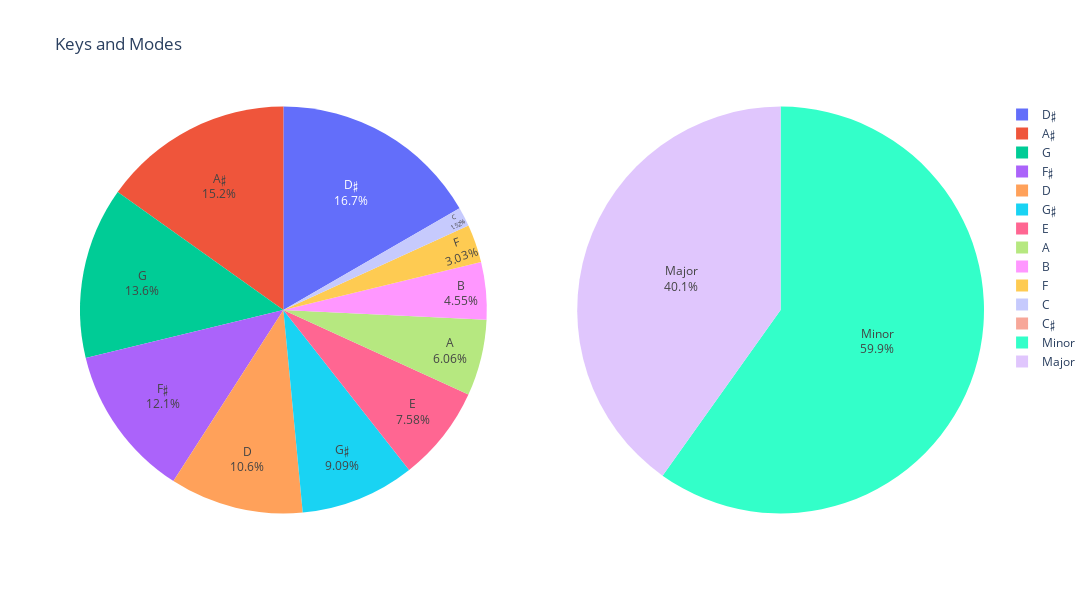

The code cell stored with this chart in its notebook:
### Markdown cell above
### Keys and mode

### Code cell
import plotly.graph_objects as pgo
from plotly.subplots import make_subplots

# Assuming 'data' is your original DataFrame with the 'key' and 'mode' columns
key_mapping = {0: "C", 1: "C♯", 2: "D", 3: "D♯", 4: "E", 5: "F", 6: "F♯", 7: "G", 8: "G♯", 9: "A", 10: "A♯", 11: "B"}
key_counts_df = pd.DataFrame(data["key"].value_counts().reset_index())
key_counts_df['key_names'] = key_counts_df.index.to_series().map(key_mapping)

key_labels = key_counts_df['key_names'].values
key_values = key_counts_df['key'].values

mode_mapping = {0: "Minor", 1: "Major"}
mode_counts_df = pd.DataFrame(data["mode"].value_counts().reset_index())
mode_counts_df['mode_names'] = mode_counts_df.index.to_series().map(mode_mapping)

mode_labels = mode_counts_df['mode_names'].values
mode_values = mode_counts_df['count'].values

fig = make_subplots(rows=1, cols=2, specs=[[{"type": "pie"}, {"type": "pie"}]])

fig.add_trace(
    pgo.Pie(labels=key_labels, values=key_values), row=1, col=1)

fig.add_trace(
    pgo.Pie(labels=mode_labels, values=mode_values), row=1, col=2)

fig.update_traces(textposition='inside', textinfo='percent+label')

fig.update_layout(height=600, width=1200, title_text="Keys and Modes")
fig.show()

### Figure 1 — Plotly figure (JSON) as saved in the notebook; plotly's stock layout.template omitted (floating-point values rounded to 4 significant figures)
{"data": [{"domain": {"x": [0, 0.45], "y": [0, 1]}, "labels": ["C", "C♯", "D", "D♯", "E", "F", "F♯", "G", "G♯", "A", "A♯", "B"], "textinfo": "percent+label", "textposition": "inside", "type": "pie", "values": [1, 0, 7, 11, 5, 2, 8, 9, 6, 4, 10, 3]}, {"domain": {"x": [0.55, 1], "y": [0, 1]}, "labels": ["Minor", "Major"], "textinfo": "percent+label", "textposition": "inside", "type": "pie", "values": [1376, 923]}], "layout": {"height": 600, "title": {"text": "Keys and Modes"}, "width": 1200}}
